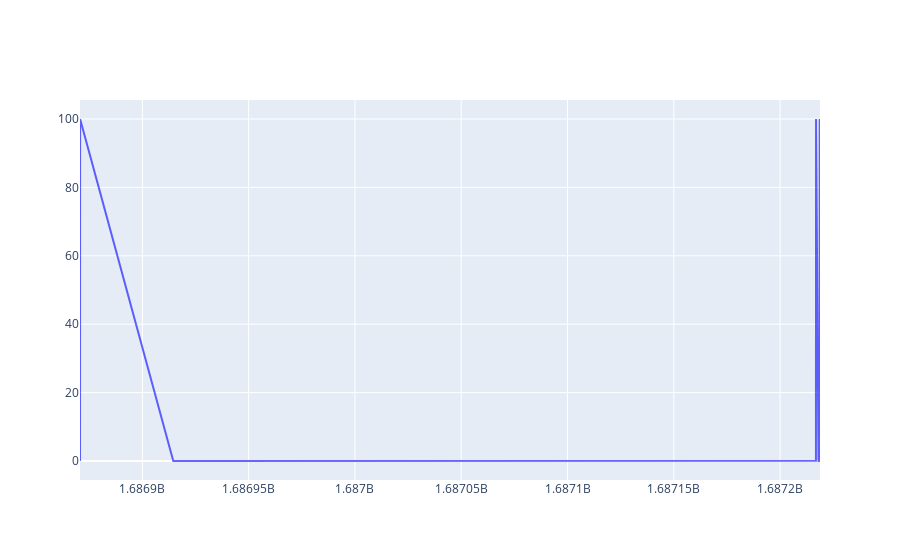

Notebook code cell kept with this figure:
### Code cell
plot('lsst.sal.MTM1M3.logevent_raisingLoweringInfo', results, 'weightSupportedPercent')

### Figure 1 — Plotly figure (JSON) as saved in the notebook; plotly's stock layout.template omitted (floating-point values rounded to 4 significant figures; data arrays with more than 128 entries replaced by an {"elided": "..."} marker saying what was removed)
{"data": [{"marker": {"color": "blue"}, "name": "weightSupportedPercent", "opacity": 0.6, "type": "scatter", "x": {"elided": "6582 float values"}, "y": {"elided": "6582 float values"}}], "layout": {"autosize": true, "xaxis": {"autorange": true, "range": [1687000000.0, 1687000000.0], "type": "linear"}, "yaxis": {"autorange": true, "range": [-5.556, 105.6], "type": "linear"}}}
